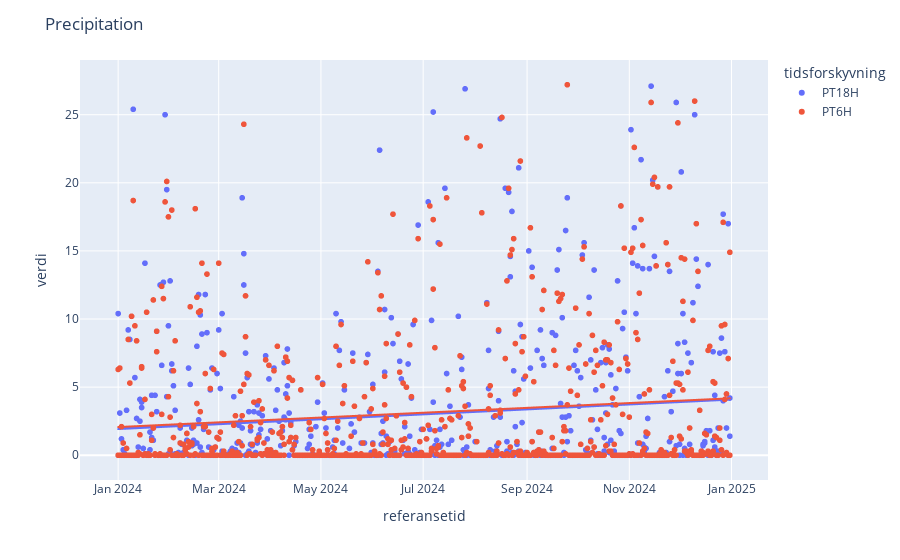

Source (notebook cell):
### Markdown cell above
### Utforske betydningen av tidsforskyvning
Datasettet inneholder data fra to forskjellige tidspunkt i døgnet. Ved å sortere data ut i fra tidspunktet de er registrert, får vi sjekket om tidspunktet har noen nevneverdig betydning på verdiene i datasettet før vi bruker datasettet til å kjøre en prediktiv analyse. Vi ser her at gjennomsnittet for de to tidspunktene ikke har en batydelig forskjell.

### Code cell
# Visualiserer de ulike tidsforskyvningene
fig = px.scatter(clean_prcp, 
                x= 'referansetid', 
                y= 'verdi',
                color= 'tidsforskyvning', 
                trendline= 'ols',
                )

fig.update_layout(title=dict(text='Precipitation')
)
fig.show()

# Finner gjennomsnittet for hver av tidsforskyvningene
gj_måned = fc.average_other(clean_prcp, column='tidsforskyvning')
print(gj_måned)

### Figure 1 — Plotly figure (JSON) as saved in the notebook; plotly's stock layout.template omitted (floating-point values rounded to 4 significant figures; data arrays with more than 128 entries replaced by an {"elided": "..."} marker saying what was removed)
{"data": [{"hovertemplate": "tidsforskyvning=PT18H<br>referansetid=%{x}<br>verdi=%{y}<extra></extra>", "legendgroup": "PT18H", "marker": {"color": "#636efa", "symbol": "circle"}, "mode": "markers", "name": "PT18H", "showlegend": true, "type": "scattergl", "x": {"elided": "732 str values"}, "xaxis": "x", "y": {"elided": "732 float values"}, "yaxis": "y"}, {"hovertemplate": "<b>OLS trendline</b><br>verdi = 6.84653e-08 * referansetid + -114.746<br>R<sup>2</sup>=0.014503<br><br>tidsforskyvning=PT18H<br>referansetid=%{x}<br>verdi=%{y} <b>(trend)</b><extra></extra>", "legendgroup": "PT18H", "marker": {"color": "#636efa", "symbol": "circle"}, "mode": "lines", "name": "PT18H", "showlegend": false, "type": "scattergl", "x": {"elided": "732 str values"}, "xaxis": "x", "y": {"elided": "732 float values"}, "yaxis": "y"}, {"hovertemplate": "tidsforskyvning=PT6H<br>referansetid=%{x}<br>verdi=%{y}<extra></extra>", "legendgroup": "PT6H", "marker": {"color": "#EF553B", "symbol": "circle"}, "mode": "markers", "name": "PT6H", "showlegend": true, "type": "scattergl", "x": {"elided": "732 str values"}, "xaxis": "x", "y": {"elided": "732 float values"}, "yaxis": "y"}, {"hovertemplate": "<b>OLS trendline</b><br>verdi = 6.684e-08 * referansetid + -111.83<br>R<sup>2</sup>=0.013599<br><br>tidsforskyvning=PT6H<br>referansetid=%{x}<br>verdi=%{y} <b>(trend)</b><extra></extra>", "legendgroup": "PT6H", "marker": {"color": "#EF553B", "symbol": "circle"}, "mode": "lines", "name": "PT6H", "showlegend": false, "type": "scattergl", "x": {"elided": "732 str values"}, "xaxis": "x", "y": {"elided": "732 float values"}, "yaxis": "y"}], "layout": {"legend": {"title": {"text": "tidsforskyvning"}, "tracegroupgap": 0}, "margin": {"t": 60}, "title": {"text": "Precipitation"}, "xaxis": {"anchor": "y", "domain": [0, 1], "title": {"text": "referansetid"}}, "yaxis": {"anchor": "x", "domain": [0, 1], "title": {"text": "verdi"}}}}
